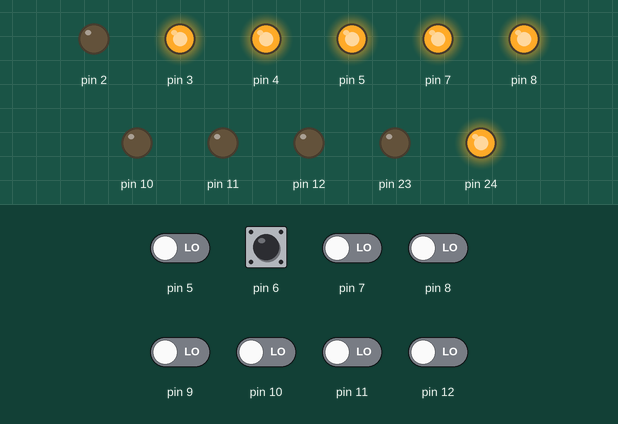
This program was run on a simulated Arduino Mega 2560, built with avr-gcc and run on an emulated ATmega2560. Shown: output pins drawn as LEDs (lit = HIGH). Inputs (shaded band) come from the test bench; at power-on: pin 6 HIGH, pin 5, pin 7–12 LOW. Pins used as bus, display or sensor lines are not drawn; what the program prints to the serial monitor is not drawn.

Above: at 0.1 s.
Timing chart, 0 to 1.6 s (numbered marks = the images above):
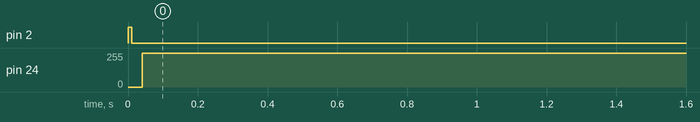

The program:

main.cpp
```cpp
#include <Arduino.h>
#include "../lib/EEPROM.cpp"

const int CLK = 24;
const int LATCH = 22;
const int DS_DATA = 23;
const int OE = 2;
const int WE = 3;
const int IO0 = 4;
const int IO1 = 5;
const int IO2 = 6;
const int IO3 = 7;
const int IO4 = 8;
const int IO5 = 10;
const int IO6 = 11;
const int IO7 = 12;

void setup() {
  Serial.begin(9600);

  eeprom Memory(CLK, LATCH, DS_DATA, OE, WE, IO0, IO1, IO2, IO3, IO4, IO5, IO6, IO7);

  Memory.configureControlPins();

  const int8_t address = 0x00;
  byte data = 0x0F;

  Memory.writeEEPROM(address, data);
  Memory.readEEPROM(address);
}

void loop() {}
```

EEPROM.hpp
```cpp
#ifndef EEPROM
#define EEPROM

#include "Arduino.h"

class eeprom {
    public:
        eeprom(const int CLK, const int LATCH, const int DS_DATA, const int OE, const int WE, const int IO0, const int IO1, const int IO2, const int IO3, const int IO4, const int IO5, const int IO6, const int IO7);
        void configureControlPins(void);
        void readEEPROM(int8_t address);
        void writeEEPROM(int8_t address, byte data);

    private:
        int _CLK;
        int _LATCH;
        int _DS_DATA;
        int _OE;
        int _WE;
        int _IO0;
        int _IO1;
        int _IO2;
        int _IO3;
        int _IO4;
        int _IO5;
        int _IO6;
        int _IO7;
        void configureEEPROMRead(void);
        void configureEEPROMWrite(void);
        void setAddress(int8_t hex);

};

#endif
```

Measured:
- by itself, pin 24: 0/255 → 255/255 at 0.04 s
